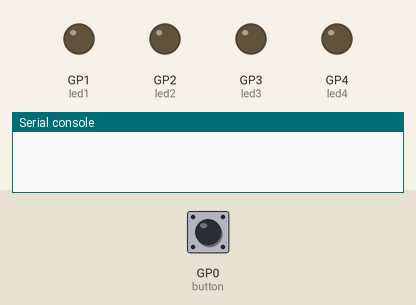
This program was run on a simulated Raspberry Pi Pico running MicroPython. On the bench: output pins drawn as LEDs (lit = HIGH), the last lines printed to the serial console. Dashed ring = blinking. The inputs (shaded band) are chosen by the test bench; at power-on: GP0 (button) HIGH.

Above: at 1.2 s.
1.3 s: GP0 (button) pulled LOW for 1 s
At 1.63 s:
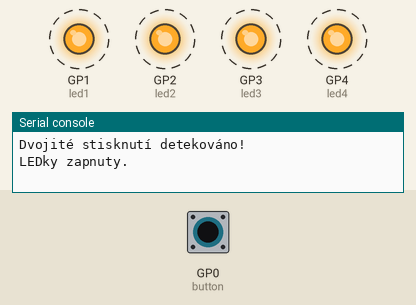
3.8 s: GP0 (button) pulled LOW for 0.15 s
At 5.2 s:
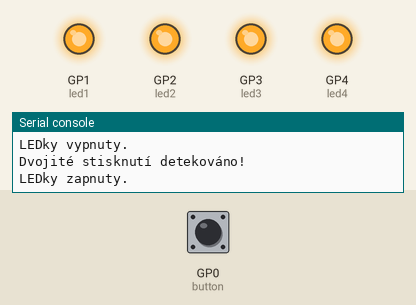
5.5 s: GP0 (button) pulled LOW for 3.2 s
At 6.05 s:
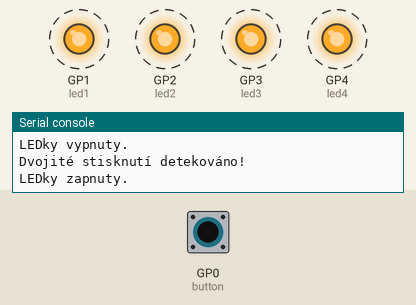
Timing chart, 0 to 10.1 s (numbered marks = the images above; inputs shaded):
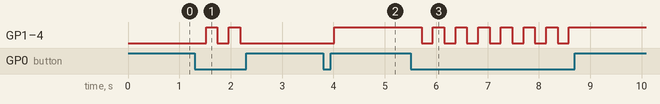

The program:

pico233.py
```python
from machine import Pin
import time

# Nastavení pinu pro tlačítko a LED
button = Pin(0, Pin.IN, Pin.PULL_UP)  # Tlačítko na pinu GP0, s vestavěným pull-up rezistorem
led1 = Pin(1, Pin.OUT)               # LED na pinu GP1
led2 = Pin(2, Pin.OUT)               # LED na pinu GP2
led3 = Pin(3, Pin.OUT)               # LED na pinu GP3
led4 = Pin(4, Pin.OUT)               # LED na pinu GP4

# Proměnné pro sledování stisku tlačítka
press_count = 0
last_press_time = 0
leds_on = False  # Stav LED: vypnuto (False) nebo zapnuto (True)

# Časové okno pro dvojité stisknutí (v milisekundách)
double_press_window = 500

def turn_on_all_leds():
    """Rozsvítí všechny LEDky."""
    led1.value(1)
    led2.value(1)
    led3.value(1)
    led4.value(1)

def turn_off_all_leds():
    """Zhasne všechny LEDky."""
    led1.value(0)
    led2.value(0)
    led3.value(0)
    led4.value(0)

# Hlavní smyčka
while True:
    # Kontrola stisknutí tlačítka
    if button.value() == 0:  # Tlačítko je stisknuté (LOW)
        current_time = time.ticks_ms()

        # Pokud je první stisk nebo druhý stisk v rámci časového okna
        if press_count == 0 or (current_time - last_press_time) < double_press_window:
            press_count += 1
            last_press_time = current_time

        # Malé zpoždění, aby se zabránilo detekci šumu při stisku tlačítka
        time.sleep(0.1)

        # Pokud je dvojité stisknutí detekováno
        if press_count == 2:
            print("Dvojité stisknutí detekováno!")

            # Přepínání stavu LED
            if leds_on:
                turn_off_all_leds()  # Pokud byly zapnuté, vypnout
                leds_on = False
                print("LEDky vypnuty.")
            else:
                turn_on_all_leds()  # Pokud byly vypnuté, zapnout
                leds_on = True
                print("LEDky zapnuty.")

            press_count = 0  # Resetuje čítač stisknutí

    # Pokud tlačítko nebylo stisknuto znovu v časovém okně, resetuje čítač
    if press_count > 0 and (time.ticks_ms() - last_press_time) > double_press_window:
        press_count = 0

    # Malé zpoždění před dalším čtením
    time.sleep(0.01)
```

Measured:
- after the input at 1.3 s, GP1 (led1), GP2 (led2), GP3 (led3), GP4 (led4): alternates HIGH for 0.22 s and LOW for 0.22 s, 4 changes in all, then stays LOW, starting after 0.22 s
- after the input at 3.8 s, GP1 (led1), GP2 (led2), GP3 (led3), GP4 (led4): LOW → HIGH after 0.21 s
- after the input at 5.5 s, GP1 (led1), GP2 (led2), GP3 (led3), GP4 (led4): alternates HIGH for 0.22 s and LOW for 0.22 s, 14 changes in all, then stays HIGH, starting after 0.21 s
